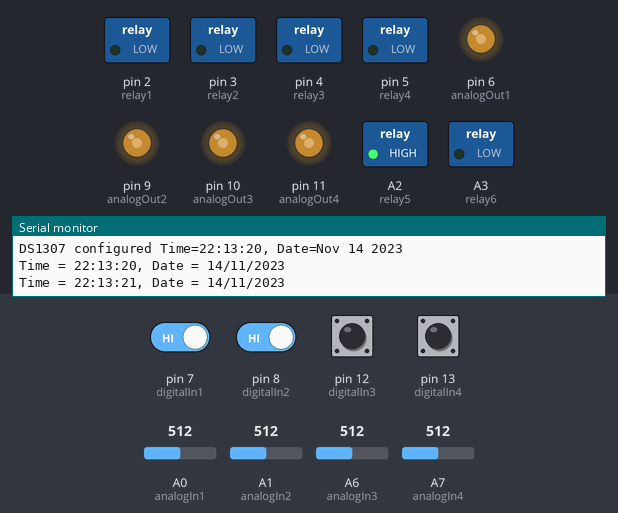
The sketch below on a simulated Arduino Nano, built with avr-gcc and run on an emulated ATmega328P. On the bench: switched loads named in the sketch (green lamp = pin HIGH), output pins drawn as LEDs (lit = HIGH), the last lines printed to the serial monitor. Dashed ring = blinking. The inputs (shaded band) are chosen by the test bench; at power-on: pin 7 (digitalIn1), pin 8 (digitalIn2), pin 12 (digitalIn3), pin 13 (digitalIn4) HIGH, A0 (analogIn1) = 512, A1 (analogIn2) = 512, A6 (analogIn3) = 512, A7 (analogIn4) = 512. The local clock reads 2024-03-15 10:24:30 at power-on unless the sketch sets it.

Above: at 1.4 s.
1.5 s: A0 (analogIn1) set to 716
At 3.7 s:
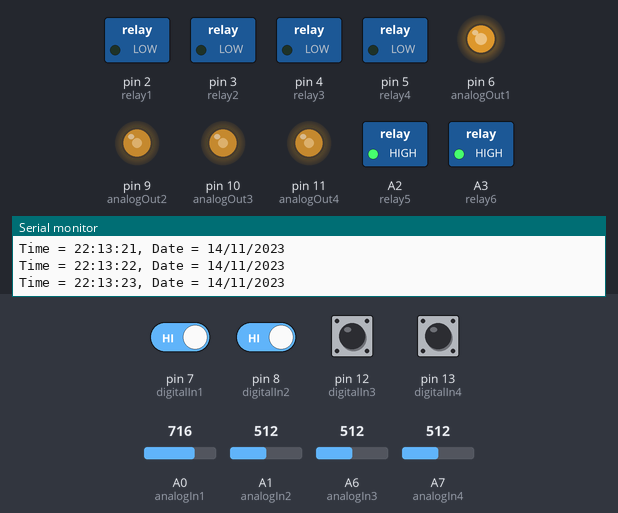
5.6 s: A1 (analogIn2) set to 716
At 8.0 s:
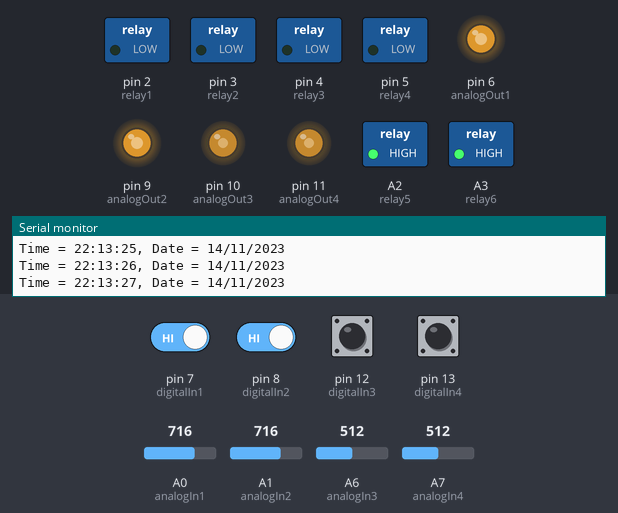
9.7 s: A6 (analogIn3) set to 716
At 12.0 s:
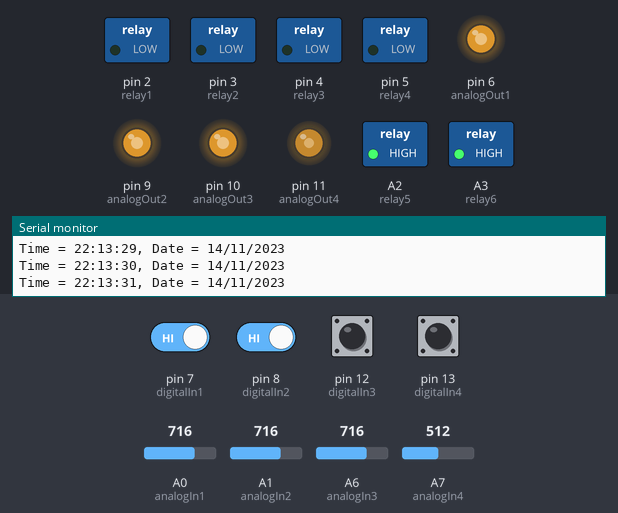
13.8 s: A7 (analogIn4) set to 716
At 16.0 s:
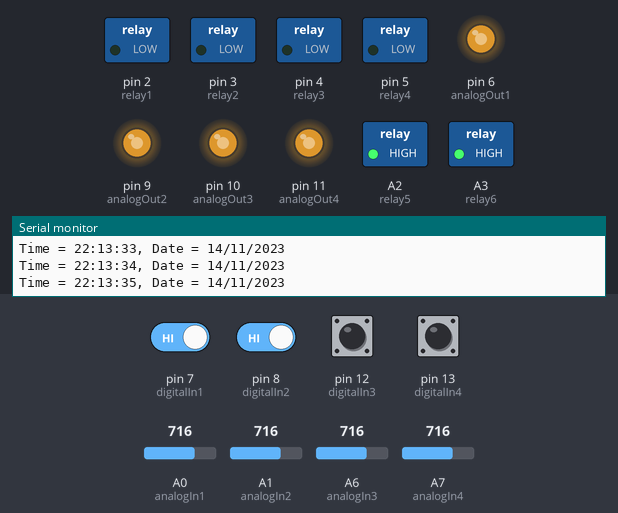
17.9 s: pin 7 (digitalIn1) driven LOW
At 20.0 s:
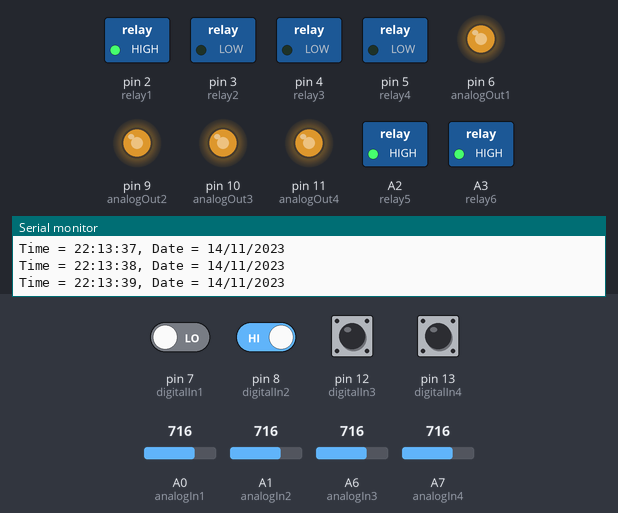
22.0 s: pin 8 (digitalIn2) driven LOW
At 23.7 s:
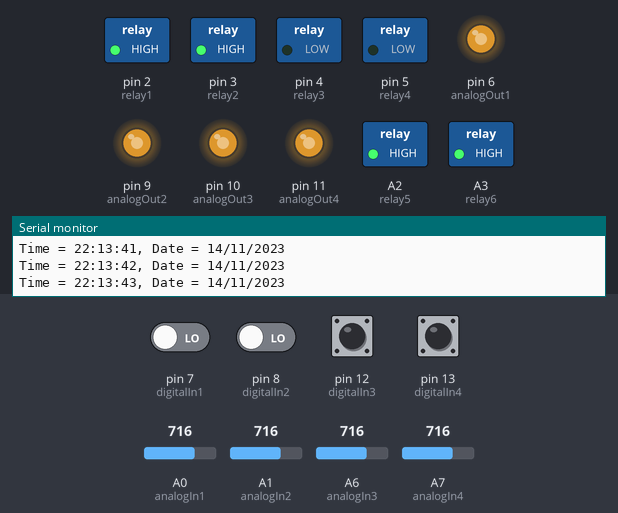
Timing chart, 0 to 27.1 s (numbered marks = the images above; inputs shaded):
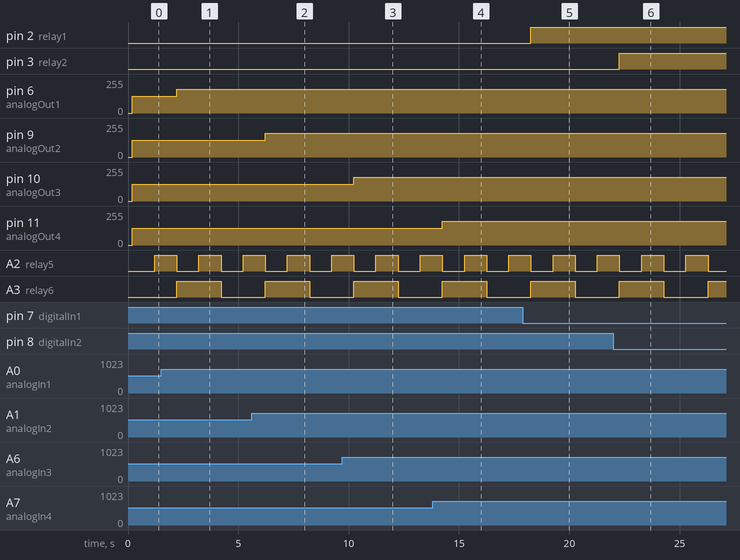

Measured:
- after the input at 1.5 s, pin 6 (analogOut1): 127/255 → 178/255 after 0.71 s
- after the input at 5.6 s, pin 9 (analogOut2): 127/255 → 178/255 after 0.62 s
- after the input at 9.7 s, pin 10 (analogOut3): 127/255 → 178/255 after 0.53 s
- after the input at 13.8 s, pin 11 (analogOut4): 127/255 → 178/255 after 0.45 s
- after the input at 17.9 s, pin 2 (relay1): LOW → HIGH after 0.36 s
- after the input at 22.0 s, pin 3 (relay2): LOW → HIGH after 0.27 s
- by itself, A2 (relay5): alternates HIGH for 1.0 s and LOW for 1.0 s

The sketch:

PLC_MEGA328.ino
```cpp
//Universal-Solder PLC MEGA328 with DS1307 RTC
//
// this tests all the digital and analog in/out available on the board

#include <Wire.h>
#include <TimeLib.h>
#include <DS1307RTC.h> //include for RTC DS1307

//define all the pins
int digitalIn1 = 7;
int digitalIn2 = 8;
int digitalIn3 = 12;
int digitalIn4 = 13;

int relay1 = 2;
int relay2 = 3;
int relay3 = 4;
int relay4 = 5;
int relay5 = A2;
int relay6 = A3;

int analogIn1 = A0;
int analogIn2 = A1;
int analogIn3 = A6;
int analogIn4 = A7;

int analogOut1 = 6;
int analogOut2 = 9;
int analogOut3 = 10;
int analogOut4 = 11;

//for the blink without delay thing
//ripped from the "blink without delay" example. With slight modifications

unsigned long previousMillis = 0;
const long interval = 1000;

unsigned long previousMillis1 = 0;
const long interval1 = 1500;

int relay5state = LOW;
int relay6state = LOW;

const char *monthName[12] = {
  "Jan", "Feb", "Mar", "Apr", "May", "Jun",
  "Jul", "Aug", "Sep", "Oct", "Nov", "Dec"
};

tmElements_t tm;

void setup() {
  // put your setup code here, to run once:

  pinMode(digitalIn1, INPUT);
  pinMode(digitalIn2, INPUT);
  pinMode(digitalIn3, INPUT);
  pinMode(digitalIn4, INPUT);

  pinMode(relay1, OUTPUT);
  pinMode(relay2, OUTPUT);
  pinMode(relay3, OUTPUT);
  pinMode(relay4, OUTPUT);
  pinMode(relay5, OUTPUT);
  pinMode(relay6, OUTPUT);

  pinMode(analogIn1, INPUT);
  pinMode(analogIn2, INPUT);
  pinMode(analogIn3, INPUT);
  pinMode(analogIn4, INPUT);

  pinMode(analogOut1, OUTPUT);
  pinMode(analogOut2, OUTPUT);
  pinMode(analogOut3, OUTPUT);
  pinMode(analogOut4, OUTPUT);

  bool parse=false;
  bool config=false;

  // get the date and time the compiler was run
  if (getDate(__DATE__) && getTime(__TIME__)) {
    parse = true;
    // and configure the RTC with this info
    if (RTC.write(tm)) {
      config = true;
    }
  }

  Serial.begin(115200);
  while (!Serial) ; // wait for Arduino Serial Monitor
  delay(200);

  if (parse && config) {
    Serial.print("DS1307 configured Time=");
    Serial.print(__TIME__);
    Serial.print(", Date=");
    Serial.println(__DATE__);
  } else if (parse) {
    Serial.println("DS1307 Communication Error :-{");
    Serial.println("Please check your circuitry");
  } else {
    Serial.print("Could not parse info from the compiler, Time=\"");
    Serial.print(__TIME__);
    Serial.print("\", Date=\"");
    Serial.print(__DATE__);
    Serial.println("\"");
  }
}

void loop() {
  // put your main code here, to run repeatedly:

// read the analog inputs, re-scale and push to the analog outputs

  analogWrite (analogOut1, map(analogRead(analogIn1) , 0 , 1023 , 0 , 255));
  analogWrite (analogOut2, map(analogRead(analogIn2) , 0 , 1023 , 0 , 255));
  analogWrite (analogOut3, map(analogRead(analogIn3) , 0 , 1023 , 0 , 255));
  analogWrite (analogOut4, map(analogRead(analogIn4) , 0 , 1023 , 0 , 255));

// read the digital inputs, invert the logic and push to the first 4 relay outputs

  digitalWrite (relay1 , !digitalRead(digitalIn1));
  digitalWrite (relay2 , !digitalRead(digitalIn2));
  digitalWrite (relay3 , !digitalRead(digitalIn3));
  digitalWrite (relay4 , !digitalRead(digitalIn4));


 // this bit is ripped from the "blink without delay" example. With slight modifications
 // it toggles relay 5 and 6 at differnt speeds.

  unsigned long currentMillis = millis();

  if (currentMillis - previousMillis >= interval) {
    // save the last time you toggled the relay
    previousMillis = currentMillis;

    // if the relay is off turn it on and vice-versa:
    if (relay5state == LOW) {
      relay5state = HIGH;
    } else {
      relay5state = LOW;
    }

    digitalWrite(relay5 , relay5state);

    unsigned long currentMillis1 = millis();

    if (currentMillis1 - previousMillis1 >= interval1) {
      // save the last time you toggled the relay
      previousMillis1 = currentMillis1;

      // if the relay is off turn it on and vice-versa:
      if (relay6state == LOW) {
        relay6state = HIGH;
      } else {
        relay6state = LOW;
      }

      digitalWrite(relay6 , relay6state);

    }
  }

  tmElements_t tm;
  if (RTC.read(tm)) {
    Serial.print("Time = ");
    print2digits(tm.Hour);
    Serial.write(':');
    print2digits(tm.Minute);
    Serial.write(':');
    print2digits(tm.Second);
    Serial.print(", Date = ");
    Serial.print(tm.Day);
    Serial.write('/');
    Serial.print(tm.Month);
    Serial.write('/');
    Serial.print(tmYearToCalendar(tm.Year));
    Serial.println();
  } else {
    if (RTC.chipPresent()) {
      Serial.println("The DS1307 is stopped.  Please run the SetTime");
      Serial.println("example to initialize the time and begin running.");
      Serial.println();
    } else {
      Serial.println("DS1307 read error!  Please check the circuitry.");
      Serial.println();
    }
    delay(9000);
  }
  delay(1000);
}

bool getTime(const char *str)
{
  int Hour, Min, Sec;

  if (sscanf(str, "%d:%d:%d", &Hour, &Min, &Sec) != 3) return false;
  tm.Hour = Hour;
  tm.Minute = Min;
  tm.Second = Sec;
  return true;
}

bool getDate(const char *str)
{
  char Month[12];
  int Day, Year;
  uint8_t monthIndex;

  if (sscanf(str, "%s %d %d", Month, &Day, &Year) != 3) return false;
  for (monthIndex = 0; monthIndex < 12; monthIndex++) {
    if (strcmp(Month, monthName[monthIndex]) == 0) break;
  }
  if (monthIndex >= 12) return false;
  tm.Day = Day;
  tm.Month = monthIndex + 1;
  tm.Year = CalendarYrToTm(Year);
  return true;
}
void print2digits(int number) {
  if (number >= 0 && number < 10) {
    Serial.write('0');
  }
  Serial.print(number);
}
```
